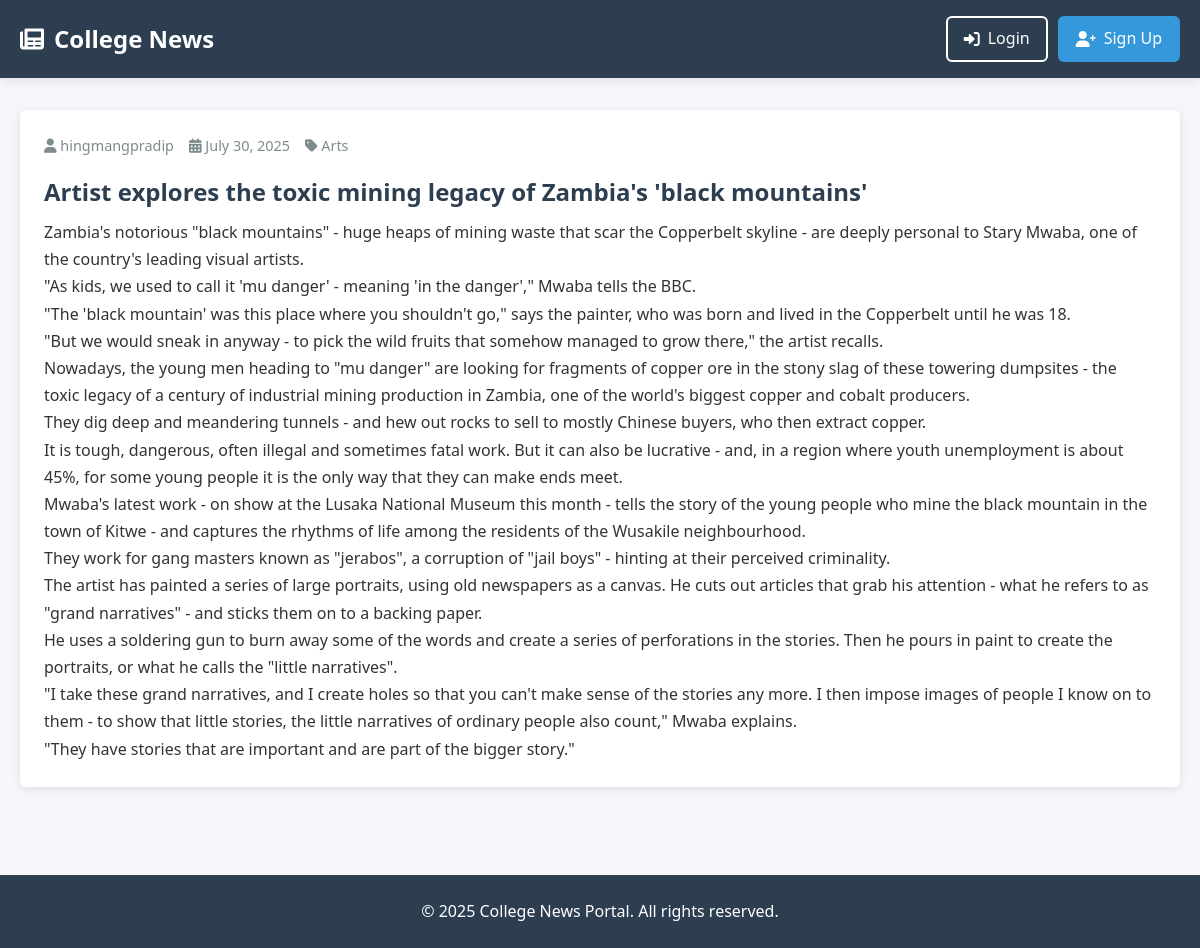
Screenshot of /article/29/ with the database file from the repository.
### news/models.py (models this page shows, shortened)
class Article(models.Model):
    title = models.CharField(max_length=200)
    content = models.TextField()
    category = models.ForeignKey(Category, on_delete=models.SET_NULL, null=True)
    author = models.ForeignKey(
        settings.AUTH_USER_MODEL,
        on_delete=models.CASCADE,
    )
    created_at = models.DateTimeField(auto_now_add=True)
    updated_at = models.DateTimeField(auto_now=True)

class Category(models.Model):
    name = models.CharField(max_length=100, unique=True)
    slug = models.SlugField(max_length=100, unique=True, blank=True) # Add this field

### users/models.py (models this page shows)
class CustomUser(AbstractUser):
    ROLE_CHOICES = (
        ('student', 'Student'),
        ('teacher', 'Teacher'),
    )
    role = models.CharField(max_length=10, choices=ROLE_CHOICES, default='student')

### news/views.py (the view)
# urls.py: path('article/<int:pk>/', ArticleDetailView.as_view(), name='article_detail'),
class ArticleDetailView(DetailView):
    model = Article
    template_name = 'news/article_detail.html'

### templates/news/article_detail.html (shortened to what this page needs)
{% extends 'base.html' %}
{% block content %}
<article class="article-card">
    <div class="article-meta">
        <span><i class="fas fa-user"></i> {{ object.author.username }}</span>
        <span><i class="fas fa-calendar-alt"></i> {{ object.created_at|date:"F d, Y" }}</span>
        <span><i class="fas fa-tag"></i> {{ object.category.name }}</span>
    </div>
    <h1 class="article-title">{{ object.title }}</h1>
    <div class="article-content">
        {{ object.content|linebreaks }}
    </div>
</article>
{% endblock %}

### static/css/style.css (style rules this page uses)
:root { --primary-color: #2c3e50; --primary-light: #3d566e; --secondary-color: #3498db; --accent-color: #e74c3c; --success-color: #27ae60; --warning-color: #f39c12; --light-color: #ecf0f1; --dark-color: #2c3e50; --text-color: #333; --text-light: #7f8c8d; --border-radius: 6px; --box-shadow: 0 2px 10px rgba(0, 0, 0, 0.1); --transition: all 0.3s ease; }
* { box-sizing: border-box; margin: 0; padding: 0; }
body { font-family: 'Segoe UI', Tahoma, Geneva, Verdana, sans-serif; line-height: 1.6; color: var(--text-color); background-color: #f5f7fa; display: flex; flex-direction: column; min-height: 100vh; }
.article-card { background: white; border-radius: var(--border-radius); box-shadow: var(--box-shadow); padding: 1.5rem; margin-bottom: 1.5rem; transition: var(--transition); }
.article-title { color: var(--primary-color); margin-bottom: 0.5rem; }
.article-meta { display: flex; gap: 15px; color: var(--text-light); font-size: 0.9rem; margin-bottom: 1rem; }
.article-content { line-height: 1.7; }

### rows the page displays
Article: author.username "hingmangpradip", created_at "July 30, 2025", category.name "Arts", title "Artist explores the toxic mining legacy of Zambia's 'black mountains'", content "Zambia's notorious \"black mountains\" - huge heaps of mining waste that scar the Copperbelt skyline - are deeply personal to Stary Mwaba, one of the country's leading visual artists. \"As kids, we used to call it 'mu danger' - meaning 'in the danger',\" Mwaba tells the BBC. \"The 'black mountain' was this place where you shouldn't go,\" says the painter, who was born and lived in the Copperbelt until he was 18. \"But we would sneak in anyway - to pick the wild fruits that somehow managed to grow there,\" the artist recalls. Nowadays, the young men heading to \"mu danger\" are looking for fragments of copper ore in the stony slag of these towering dumpsites - the toxic legacy of a century of…"
